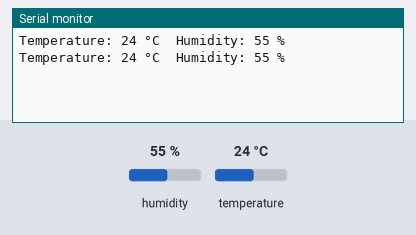
The sketch below on a simulated Arduino Uno, built with avr-gcc and run on an emulated ATmega328P. On the bench: the last lines printed to the serial monitor. The inputs (shaded band) are chosen by the test bench; at power-on: humidity 55 %, temperature 24 °C.

Above: at 1.3 s.
1.4 s: humidity set to 22 %
At 2.0 s:
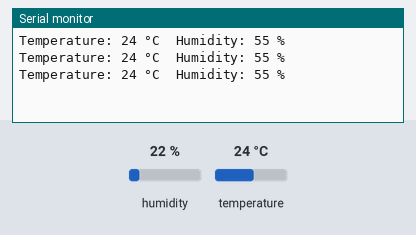
2.9 s: temperature set to 12 °C
At 3.6 s:
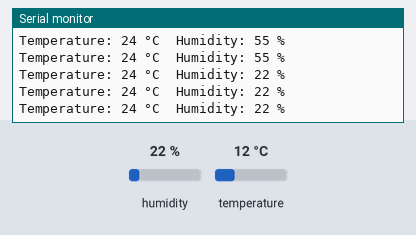
4.4 s: humidity set to 40 %
At 5.1 s:
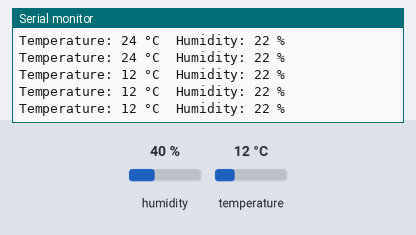
Timing chart, 0 to 7.4 s (numbered marks = the images above; inputs shaded):
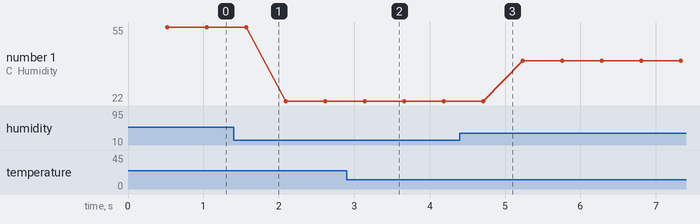

The sketch:

ReadTemperature_ArduinoIDE.ino
```cpp
#include <DHT11.h>

const int tempPin = 7;
DHT11 dht(tempPin);

void setup() {
  // put your setup code here, to run once:
  Serial.begin(9600);
}

void loop() {
    int temperature = 0;
    int humidity = 0;

    // Attempt to read the temperature and humidity values from the DHT11 sensor.
    int result = dht.readTemperatureHumidity(temperature, humidity);

    // Check the results of the readings.
    // If the reading is successful, print the temperature and humidity values.
    // If there are errors, print the appropriate error messages.
    if (result == 0) {
        Serial.print("Temperature: ");
        Serial.print(temperature);
        Serial.print(" °C\tHumidity: ");
        Serial.print(humidity);
        Serial.println(" %");
        dht.setDelay(5000);
    } else {
        // Print error message based on the error code.
        Serial.println(DHT11::getErrorString(result));
    }
}
```

Measured:
- plotted number 1: 55 → 22 after the input at 1.4 s, 22 → 40 after the input at 4.4 s
